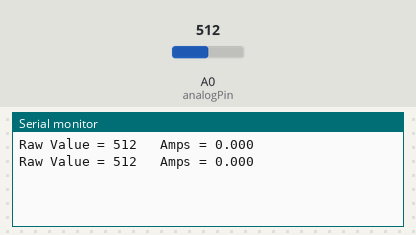
A sketch run on a simulated Arduino Uno, built with avr-gcc and run on an emulated ATmega328P. Parts: the last lines printed to the serial monitor. The inputs (shaded band) are chosen by the test bench; at power-on: A0 (analogPin) = 512.

Above: at 3.3 s.
3.4 s: A0 (analogPin) set to 716
At 6.1 s:
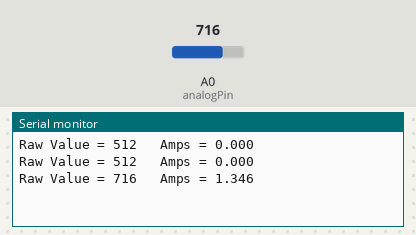
6.7 s: A0 (analogPin) set to 900
At 8.1 s:
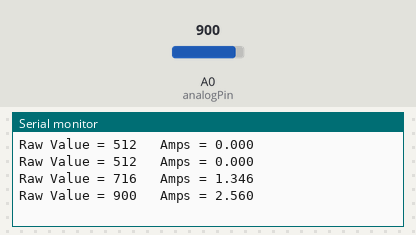
Timing chart, 0 to 9.7 s (numbered marks = the images above; inputs shaded):
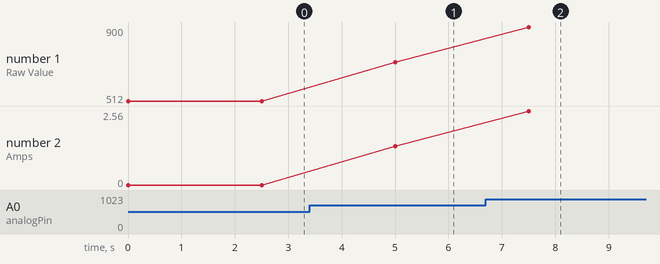

The sketch:

currentsensortweaked.ino
```cpp
const int analogPin = A0;
int mVperAmp = 740; // use 100 for 20A Module and 66 for 30A Module
int RawValue= 0;
int ACSoffset = 2500;
double Voltage = 0;
double Amps = 0;

void setup(){
 Serial.begin(9600);
}

void loop(){

 RawValue = analogRead(analogPin);
 Voltage = (RawValue / 1024.0) * 5000;
 Amps = ((Voltage - ACSoffset) / mVperAmp);


 Serial.print("Raw Value = " );
 Serial.print(RawValue);

 Serial.print("\t Amps = ");
 Serial.println(Amps,3);
 delay(2500);

}
```

Measured:
- after the input at 3.4 s, the serial monitor: prints a new line after 1.6 s (image 1)
- after the input at 6.7 s, the serial monitor: prints a new line after 0.80 s (image 2)
- plotted number 1: 512 → 716 after the input at 3.4 s, 716 → 900 after the input at 6.7 s
- plotted number 2: 0 → 1.35 after the input at 3.4 s, 1.35 → 2.56 after the input at 6.7 s
